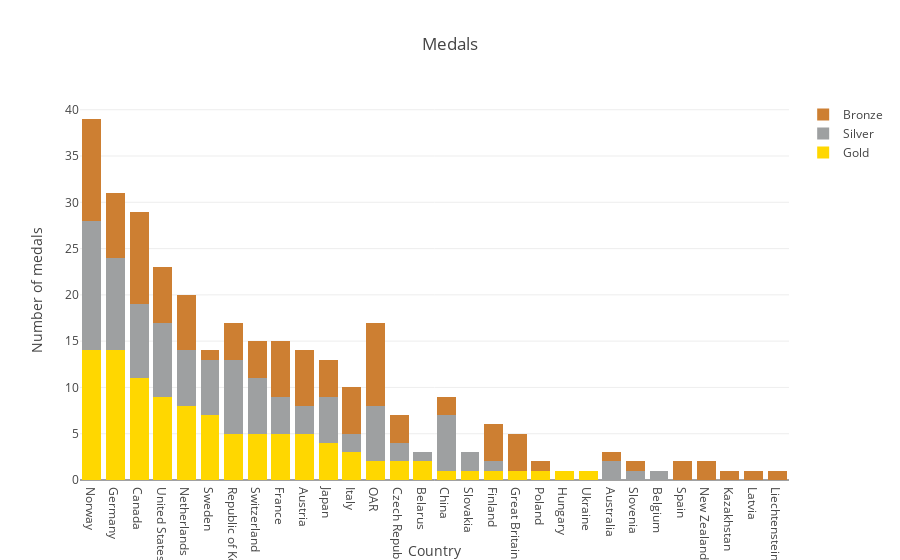

Notebook code for this chart:
### Code cell
#make a nested barplot
trace1= go.Bar(x= df['NOC'], y=df['Gold'], name='Gold', marker=dict(color='#FFD700'))
trace2= go.Bar(x= df['NOC'], y=df['Silver'], name='Silver', marker=dict(color='#9EA0A1'))
trace3= go.Bar(x= df['NOC'], y=df['Bronze'], name='Bronze', marker=dict(color='#CD7F32'))

data = [trace1, trace2, trace3]
# to change the plot, we add an extra arguement called 'barmode' into the layout function
layout=go.Layout(title='Medals',
                xaxis=dict(title='Country'),
                yaxis=dict(title= 'Number of medals'),
                barmode='stack')
fig =go.Figure(data =data, layout =layout)

pyo.iplot(fig)

### Figure 1 — Plotly figure (JSON) as saved in the notebook; plotly's stock layout.template omitted (floating-point values rounded to 4 significant figures)
{"data": [{"marker": {"color": "#FFD700"}, "name": "Gold", "type": "bar", "uid": "b45e866d-19a5-4123-957d-1a32c8e5f8cc", "x": ["Norway", "Germany", "Canada", "United States", "Netherlands", "Sweden", "Republic of Korea", "Switzerland", "France", "Austria", "Japan", "Italy", "OAR", "Czech Republic", "Belarus", "China", "Slovakia", "Finland", "Great Britain", "Poland", "Hungary", "Ukraine", "Australia", "Slovenia", "Belgium", "Spain", "New Zealand", "Kazakhstan", "Latvia", "Liechtenstein"], "y": [14, 14, 11, 9, 8, 7, 5, 5, 5, 5, 4, 3, 2, 2, 2, 1, 1, 1, 1, 1, 1, 1, 0, 0, 0, 0, 0, 0, 0, 0]}, {"marker": {"color": "#9EA0A1"}, "name": "Silver", "type": "bar", "uid": "98647716-0721-4d09-b08a-42d5419730c5", "x": ["Norway", "Germany", "Canada", "United States", "Netherlands", "Sweden", "Republic of Korea", "Switzerland", "France", "Austria", "Japan", "Italy", "OAR", "Czech Republic", "Belarus", "China", "Slovakia", "Finland", "Great Britain", "Poland", "Hungary", "Ukraine", "Australia", "Slovenia", "Belgium", "Spain", "New Zealand", "Kazakhstan", "Latvia", "Liechtenstein"], "y": [14, 10, 8, 8, 6, 6, 8, 6, 4, 3, 5, 2, 6, 2, 1, 6, 2, 1, 0, 0, 0, 0, 2, 1, 1, 0, 0, 0, 0, 0]}, {"marker": {"color": "#CD7F32"}, "name": "Bronze", "type": "bar", "uid": "ab5d0b0a-4b41-43f5-a7bf-01e82d62e735", "x": ["Norway", "Germany", "Canada", "United States", "Netherlands", "Sweden", "Republic of Korea", "Switzerland", "France", "Austria", "Japan", "Italy", "OAR", "Czech Republic", "Belarus", "China", "Slovakia", "Finland", "Great Britain", "Poland", "Hungary", "Ukraine", "Australia", "Slovenia", "Belgium", "Spain", "New Zealand", "Kazakhstan", "Latvia", "Liechtenstein"], "y": [11, 7, 10, 6, 6, 1, 4, 4, 6, 6, 4, 5, 9, 3, 0, 2, 0, 4, 4, 1, 0, 0, 1, 1, 0, 2, 2, 1, 1, 1]}], "layout": {"barmode": "stack", "title": {"text": "Medals"}, "xaxis": {"title": {"text": "Country"}}, "yaxis": {"title": {"text": "Number of medals"}}}}
